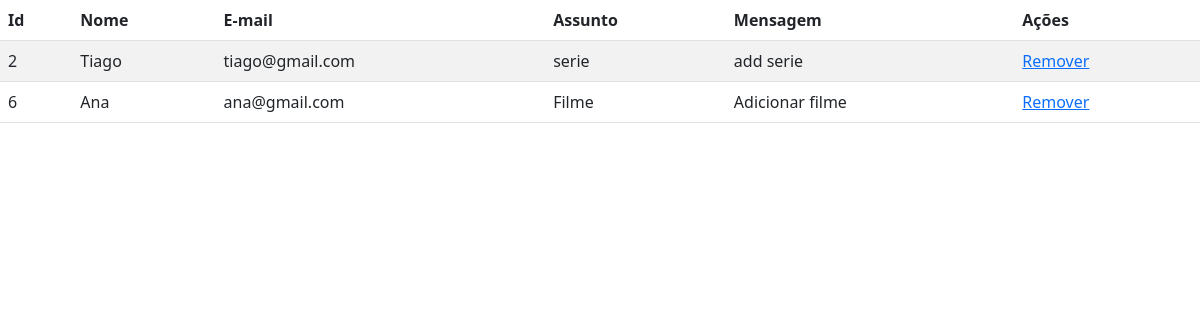
The page /contato-lista.php on the database its author committed.
### tables this page shows
CREATE TABLE IF NOT EXISTS `tbcontato` (
  `idContato` int NOT NULL AUTO_INCREMENT,
  `nomeContato` varchar(40) DEFAULT NULL,
  `emailContato` varchar(40) DEFAULT NULL,
  `assuntoContato` varchar(400) DEFAULT NULL,
  `mensagemContato` varchar(2000) DEFAULT NULL,
  PRIMARY KEY (`idContato`)
);

### contato-lista.php (the view, shortened to what this page needs)
<?php include("conexao.php"); ?>
<!DOCTYPE html>
<html lang="en">
<head>
    <link href="https://cdn.jsdelivr.net/npm/bootstrap@5.3.0-alpha3/dist/css/bootstrap.min.css" rel="stylesheet">
</head>
<body>
    <section>
        <table class="table table-striped">
            <thead>
            <tr>
                <th scope="col">Id</th>
                <th scope="col">Nome</th>
                <th scope="col">E-mail</th>
                <th scope="col">Assunto</th>
                <th scope="col">Mensagem</th>
                <th scope="col">Ações</th>
            </tr>
            </thead>
            <tbody>
            <?php
                $stmt = $pdo->prepare("select * from tbcontato");
                $stmt ->execute();
                while($row = $stmt ->fetch(PDO::FETCH_BOTH)){
                    echo "<tr class='celula'>";
                        echo "<td> $row[0] </td>";
                        echo "<td> $row[1] </td>";
                        echo "<td> $row[2] </td>";
                        echo "<td> $row[3] </td>";
                        echo "<td> $row[4] </td>";
                        echo "<td>
                         <a href ='contato-remover.php?id= $row[0]'> Remover </a>
                          </td>";
                    echo "</tr>";
                }
            ?>
            </tbody>
        </table>
    </section>
</body>
</html>

### rows shown on the page
tbcontato: idContato "2", nomeContato "Tiago", emailContato "tiago@gmail.com", assuntoContato "serie", mensagemContato "add serie"
tbcontato: idContato "6", nomeContato "Ana", emailContato "ana@gmail.com", assuntoContato "Filme", mensagemContato "Adicionar filme"
